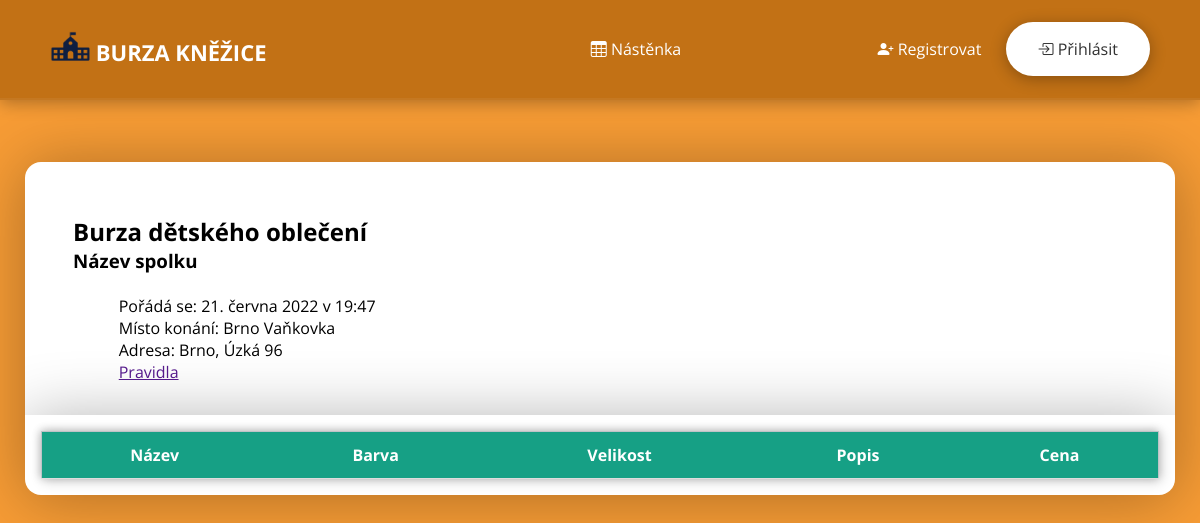
The page / on the database its author committed.
### web/models.py (models this page shows)
class Burza(db.Model):
    id = db.Column(db.Integer, primary_key=True)
    date = db.Column(db.String(150))
    place = db.Column(db.String(150))
    adress = db.Column(db.String(150))
    xLoc = db.Column(db.String(30))
    yLoc = db.Column(db.String(30))
    numItem = db.Column(db.Integer)
    numSeller = db.Column(db.Integer)
    numSellItem = db.Column(db.Integer)
    TotalProfit = db.Column(db.Integer)

### web/views.py (the view)
@views.route("/")
def home():
    info = Burza.query.all()
    best = 0
    for i in info:
        if best < i.id:
            best = i.id
    info = Burza.query.filter_by(id = best).first()
    posts = Post.query.all()
    posts.reverse()
    for i in posts:
        if i.status:
            posts.remove(i)
    posts = posts[:15]
    return render_template("main_page.html", user=current_user, posts=posts, info = info)

### web/flash_toastr/__init__.py (called while the page is built)
    @staticmethod
    def include_toastr_js(version=None, js_filename=None):
        if version is None:
            version = current_app.config.get('TOASTR_VERSION')
        if js_filename is None:
            js_filename = current_app.config.get('TOASTR_JS_FILENAME')
        js = '<script src="//cdnjs.cloudflare.com/ajax/libs/' \
             'toastr.js/{0}/{1}"></script>\n'.format(version, js_filename)
        return Markup(js)

    @staticmethod
    def include_toastr_css(version=None, css_filename=None):
        if version is None:
            version = current_app.config.get('TOASTR_VERSION')
        if css_filename is None:
            css_filename = current_app.config.get('TOASTR_CSS_FILENAME')
        css = '<link href="//cdnjs.cloudflare.com/ajax/libs/' \
              'toastr.js/{0}/{1}" rel="stylesheet" />\n'.format(
                version,
                css_filename
                )
        if current_app.config.get('TOASTR_OPACITY'):
            return Markup(css)
        else:
            return Markup('''
<style type = text/css>
  #toast-container>div {
    opacity: 1 !important;
  }
</style> {0}'''.format(css))

    @staticmethod
    def include_jquery(version=None):
        if version is None:
            version = current_app.config.get('TOASTR_JQUERY_VERSION')
        js = ('<script src="//code.jquery.com/' +
              'jquery-{0}.min.js"></script>'.format(version))
        return Markup(js)

    @staticmethod
    def context_processor():
        return {'toastr': current_app.extensions['toastr']}

### web/templates/main_page.html (shortened to what this page needs)
{% extends "base.html" %}
{% block content %}
<div id = "container-info">
    <div class = "inline">
        <div id = "text_block">
            <h2>Burza dětského oblečení</h2>
            <h3>Název spolku</h3><br>
            <p class = "tabulator">Pořádá se: {{info.date}}<br>
            Místo konání: {{info.place}}<br>
            Adresa: {{info.adress}}<br>
            <a href = "">Pravidla</a>
            </p>
        </div>
    </div>
    <div class = "inline">
        <div id = "googleMap"></div>
    </div>
</div>
<div class="container-table">
    <table id='table'>
        <tr id="head">
            <th>Název</th>
            <th>Barva</th>
            <th>Velikost</th>
            <th>Popis</th>
            <th>Cena</th>
        </tr>
    </table>
</div>
{% endblock %}

### web/static/CSS/style.css (style rules this page uses)
* { box-sizing: border-box; }
body { background-color: #F79C35; font-family: 'Open Sans', sans-serif; display: flex; overflow-x: hidden; justify-content: center; min-height: 100vh; margin: 0; }
*, *::before, *::after { margin: 0; padding: 0; box-sizing: border-box; }
table { position: relative; border-collapse: collapse; width: 100%; border: 1px solid #bdc3c7; box-shadow: 2px 2px 12px rgba(0, 0, 0, 0.2), -1px -1px 8px rgba(0, 0, 0, 0.2); }
th, td { padding: 12px; text-align: center; border-bottom: 1px solid #ddd; }
#head { background-color: #16a085; color: #fff; }
#container-info { padding-left: 3rem; padding-top: 1rem; margin-bottom: 2rem; }
.container-table { padding: 1rem; box-shadow: 0 3px 4rem rgba(0, 0, 0, 0.3); max-width: 100%; }
.inline { display: inline-block; width: 45%; }
.tabulator { margin-left: 5ch; }
#googleMap { margin-left: 5ch; width: 100%; height: 200px; }

### rows shown on the page
Burza: date "21. června 2022 v 19:47", place "Brno Vaňkovka", adress "Brno, Úzká 96"
